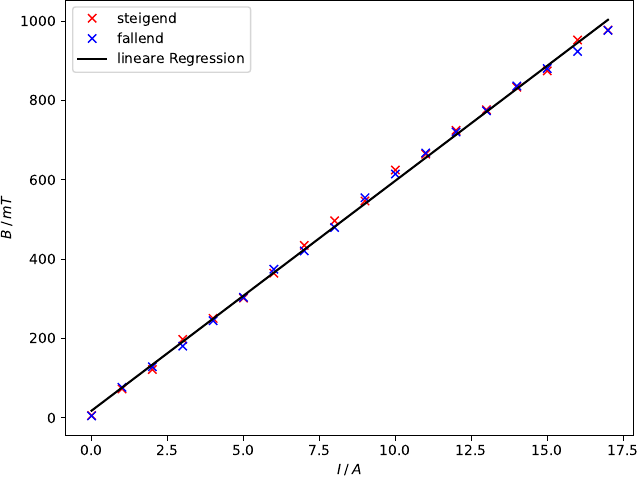

Reproduce this figure in Python.
# coding=utf-8
import numpy as np
import matplotlib as mpl
import matplotlib.pyplot as plt
from scipy.optimize import curve_fit
import uncertainties.unumpy as unp
from uncertainties import ufloat
import sympy
from uncertainties import correlated_values, correlation_matrix
import scipy.integrate as int
from uncertainties.unumpy import nominal_values as noms
from uncertainties.unumpy import std_devs as sdevs
import scipy.constants as con
from scipy.constants import physical_constants as pcon

I1, B1, B2 = np.genfromtxt('data/B1.txt', unpack=True)
I2, B = np.genfromtxt('data/B2.txt', unpack=True)

def f(x, a, b):
	return a*x + b
params, cov = curve_fit(f, I2, B)
I = np.linspace(0, 17)

plt.plot(I1, B1, 'rx', label='steigend')
plt.plot(I1, B2, 'bx', label='fallend')
plt.plot(I, f(I, *params), 'k-', label='lineare Regression')
plt.xlabel(r'$I \:/\: A$')
plt.ylabel(r'$B \:/\: mT$')
plt.legend(loc='best')

# in matplotlibrc leider (noch) nicht möglich
plt.tight_layout(pad=0, h_pad=1.08, w_pad=1.08)
plt.savefig('plot.pdf')

print('Parameter: ', params, '\nFehler: ', np.sqrt(np.diag(cov)))
# Parameter:  [57.90299278 17.8245614 ]
# Fehler:  [0.39937431 3.97706759]
